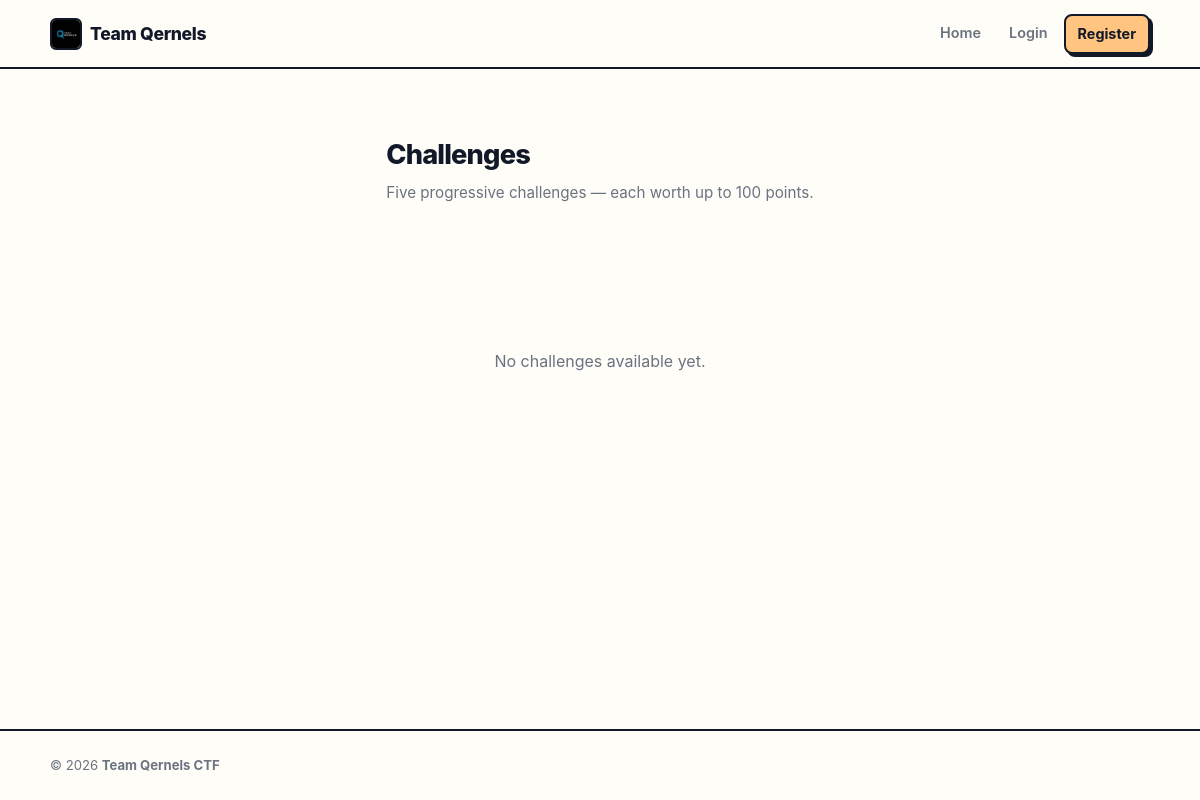
Before: /challenges with the older database file.
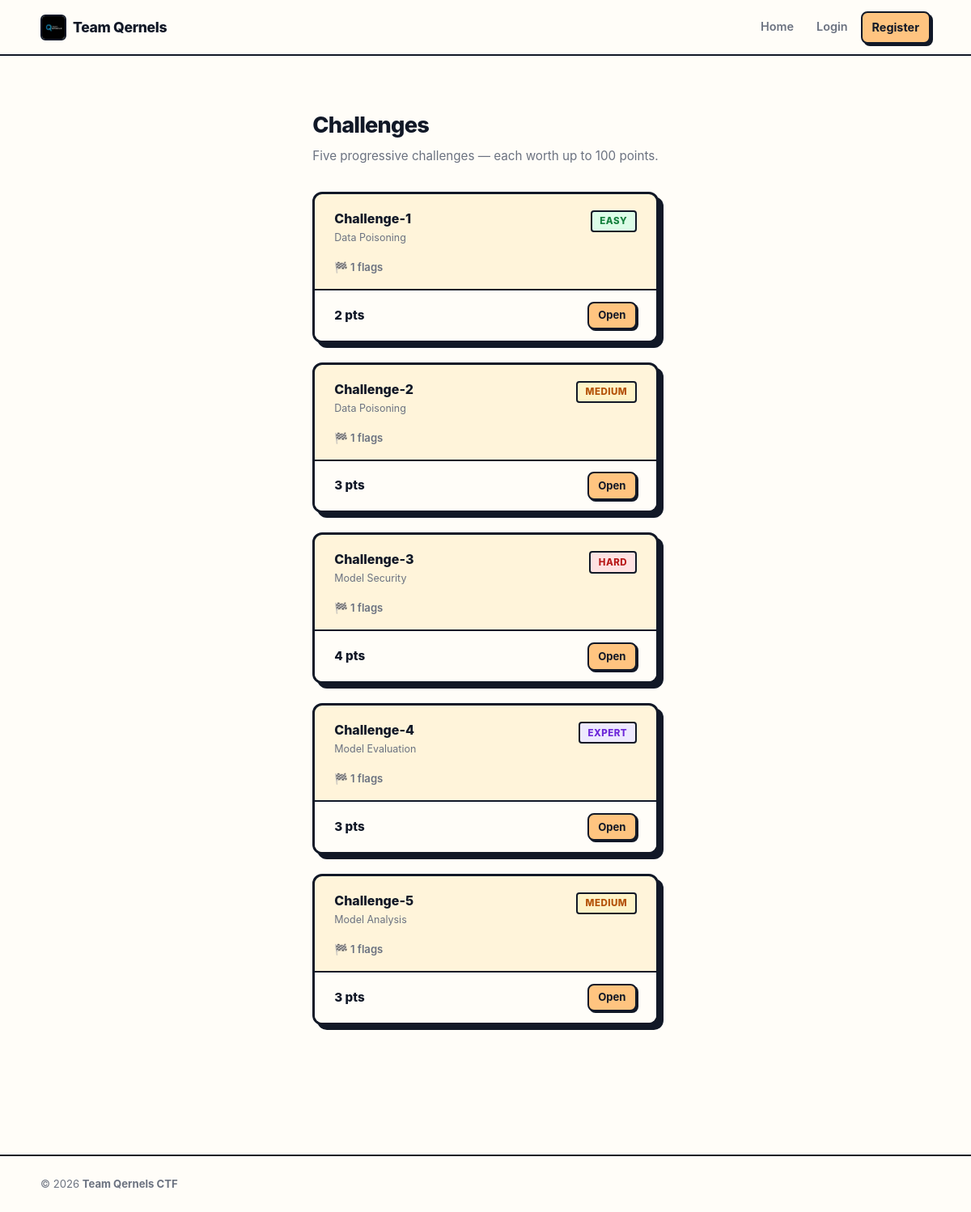
After: the same page with the newer database file.
### models.py (models this page shows, shortened)
class Challenge(Base):
    __tablename__ = "challenges"
    id = Column(Integer, primary_key=True)
    title = Column(String(255), nullable=False)
    description = Column(Text, nullable=False)
    category = Column(String(100))
    difficulty = Column(String(50))
    total_points = Column(Integer, default=100)
    source_file_path = Column(String(255))
    order_position = Column(Integer, default=0)
    is_revealed = Column(Boolean, default=False)
    created_at = Column(DateTime, default=datetime.utcnow)
    flags = relationship("Flag", backref="challenge", lazy=True, cascade="all, delete-orphan")
    submissions = relationship("Submission", backref="challenge", lazy=True, cascade="all, delete-orphan")
    scores = relationship("Score", backref="challenge", lazy=True, cascade="all, delete-orphan")

### routes/challenges.py (the view)
@router.get("/challenges", name="challenges.list_challenges")
def list_challenges(request: Request):
    db = request.state.db
    user = request.state.user
    if _is_staff(request):
        challenges = db.query(Challenge).order_by(Challenge.order_position).all()
    else:
        challenges = db.query(Challenge).filter_by(is_revealed=True).order_by(Challenge.order_position).all()
    if user.is_authenticated:
        for ch in challenges:
            ch.user_progress = ch.get_user_progress(db, user.id)
    return render("challenges.html", request, challenges=challenges, event_active=_get_event_active(db))

### templates/challenges.html (shortened to what this page needs)
{% extends "base.html" %}
{% block content %}
<div class="page-title">Challenges</div>
<div class="page-subtitle">Five progressive challenges &mdash; each worth up to 100 points.</div>
<div class="challenges-grid">
    {% for challenge in challenges %}
    <div class="ch-card">
        <div class="ch-card-inner">
            <div class="ch-card-top">
                <div>
                    <div class="ch-title">{{ challenge.title }}</div>
                    <div class="ch-category">{{ challenge.category }}</div>
                </div>
                <span class="badge badge-{{ challenge.difficulty.lower() }}">{{ challenge.difficulty }}</span>
            </div>
            <div class="ch-body">
                <div class="ch-meta">&#127937; {{ challenge.flags_count }} flags</div>
            </div>
            <div class="ch-footer">
                <span class="ch-points">{{ challenge.total_points }} pts</span>
                <a href="{{ url_for('challenges.view_challenge', challenge_id=challenge.id) }}" class="btn btn-primary btn-sm">Open</a>
            </div>
        </div>
    </div>
    {% endfor %}
</div>
{% if not challenges %}
<div class="empty-state">No challenges available yet.</div>
{% endif %}
{% endblock %}

Changed rows visible on the page:
now on this page (row edited): Challenge: title "Challenge-1", category "Data Poisoning", difficulty "EASY", flags_count "1", total_points "2"
now on this page (row edited): Challenge: title "Challenge-2", category "Data Poisoning", difficulty "MEDIUM", flags_count "1", total_points "3"
now on this page (row edited): Challenge: title "Challenge-3", category "Model Security", difficulty "HARD", flags_count "1", total_points "4"
now on this page (row edited): Challenge: title "Challenge-4", category "Model Evaluation", difficulty "EXPERT", flags_count "1", total_points "3"
now on this page (row edited): Challenge: title "Challenge-5", category "Model Analysis", difficulty "MEDIUM", flags_count "1", total_points "3"
Other visible differences:
text no longer shown: "No challenges available yet."
